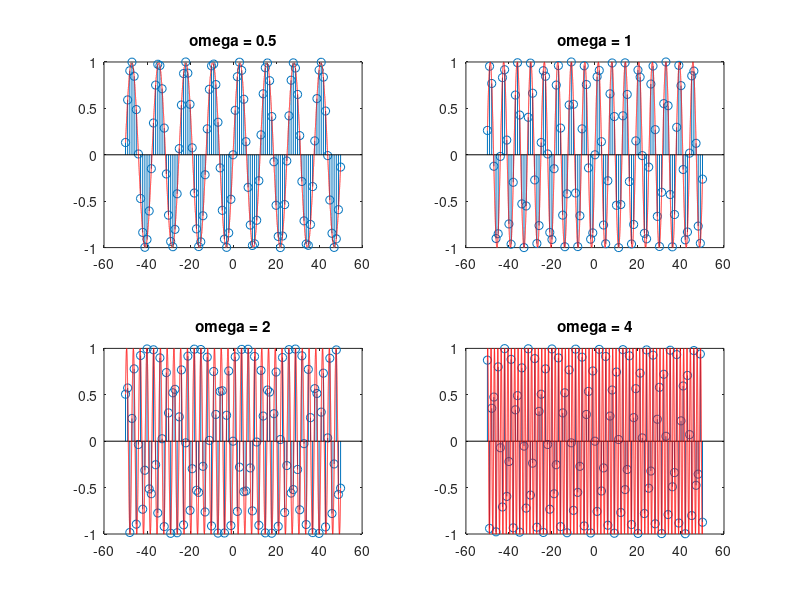

Here is the MATLAB script that generated this plot:
n = -50:1:50;
N = -50:0.001:50;

omega_05 = 0.5;
y_1 = sin(omega_05 * n);
Y_1 = sin(omega_05 * N);

omega_1 = 1;
y_2 = sin(omega_1 * n);
Y_2 = sin(omega_1 * N);

omega_2 = 2;
y_3 = sin(omega_2 * n);
Y_3 = sin(omega_2 * N);

omega_4 = 4;
y_4 = sin(omega_4 * n);
Y_4 = sin(omega_4 * N);

figure;

subplot(2,2,1)
stem(n, y_1)
hold on;
plot(N, Y_1, 'red')
title('omega = 0.5')

subplot(2,2,2)
stem(n, y_2)
hold on;
plot(N, Y_2, 'red')
title('omega = 1')

subplot(2,2,3)
stem(n, y_3)
hold on;
plot(N, Y_3, 'red')
title('omega = 2')

subplot(2,2,4)
stem(n, y_4)
hold on;
plot(N, Y_4, 'red')
title('omega = 4')